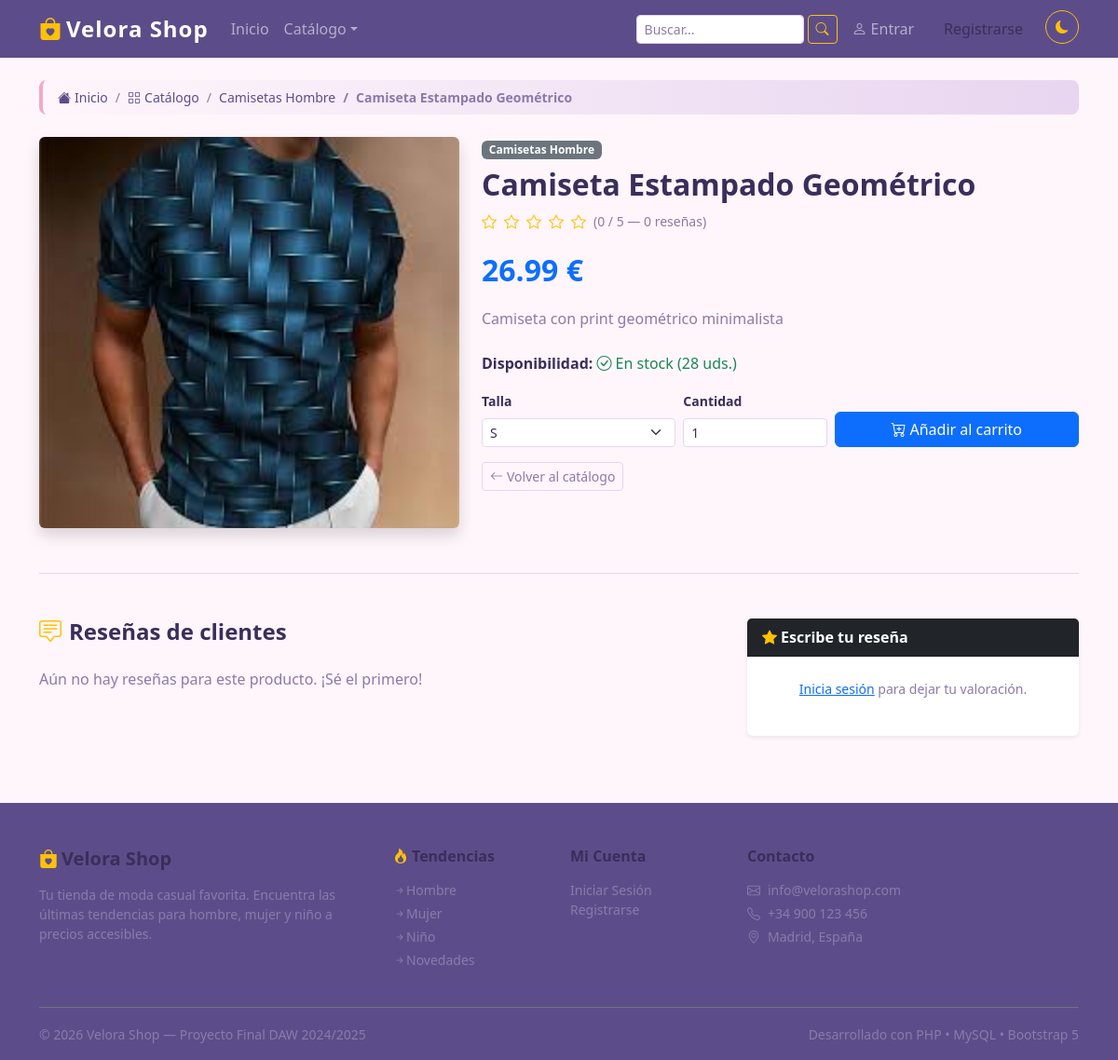
The app's page /public/?action=producto&id=53 with its own data.
### tables this page shows
CREATE TABLE `producto` (
  `id` int(11) NOT NULL,
  `nombre` varchar(200) NOT NULL,
  `descripcion` text DEFAULT NULL,
  `precio` decimal(10,2) NOT NULL,
  `precio_oferta` decimal(10,2) DEFAULT NULL,
  `stock` int(11) NOT NULL DEFAULT 0,
  `imagen` varchar(255) DEFAULT NULL,
  `id_categoria` int(11) NOT NULL,
  `destacado` tinyint(1) NOT NULL DEFAULT 0,
  `activo` tinyint(1) NOT NULL DEFAULT 1,
  `talla` varchar(50) DEFAULT NULL,
  `color` varchar(50) DEFAULT NULL,
  `created_at` timestamp NOT NULL DEFAULT current_timestamp()
);

CREATE TABLE `categoria` (
  `id` int(11) NOT NULL,
  `nombre` varchar(100) NOT NULL,
  `descripcion` text DEFAULT NULL,
  `imagen` varchar(255) DEFAULT NULL,
  `genero` enum('hombre','mujer','niño','unisex') NOT NULL DEFAULT 'unisex',
  `activo` tinyint(1) NOT NULL DEFAULT 1,
  `created_at` timestamp NOT NULL DEFAULT current_timestamp()
);

### controllers/ProductController.php (called while the page is built, shortened)
<?php
require_once __DIR__ . '/../models/Product.php';
require_once __DIR__ . '/../models/Review.php';
class ProductController
{
    private Product  $productModel;
    private Review   $reviewModel;
    public function __construct()
    {
        $this->productModel  = new Product();
        $this->reviewModel   = new Review();
    }
    public function detalle(int $id): void
    {
        $producto = $this->productModel->getById($id);
        $valoraciones = $this->reviewModel->getByProducto($id);
        $media        = $this->reviewModel->getMedia($id);
        require __DIR__ . '/../views/shop/product.php';
    }
}

### models/Product.php (called while the page is built, shortened)
<?php
require_once __DIR__ . '/../config/database.php';
class Product
{
    private PDO $pdo;
    public function __construct()
    {
        $this->pdo = getConnection();
    }
    public function getById(int $id): ?array
    {
        $stmt = $this->pdo->prepare(
            "SELECT p.*, c.nombre AS categoria_nombre, c.genero
             FROM producto p
             JOIN categoria c ON p.id_categoria = c.id
             WHERE p.id = ? AND p.activo = 1"
        );
        $stmt->execute([$id]);
        return $stmt->fetch() ?: null;
    }
}

### config/database.php (called while the page is built, shortened)
<?php
function getConnection(): PDO {
    static $pdo = null;
    if ($pdo === null) {
    $dsn = "mysql:host=" . DB_HOST .
            ";dbname=" . DB_NAME .
            ";charset=" . DB_CHARSET;
    try {
        $pdo = new PDO($dsn, DB_USER, DB_PASS, [
            PDO::ATTR_ERRMODE => PDO::ERRMODE_EXCEPTION,
            PDO::ATTR_DEFAULT_FETCH_MODE => PDO::FETCH_ASSOC,
            PDO::ATTR_EMULATE_PREPARES => false,
         ]);
    } catch (PDOException $e) {
     die("Error de conexion a la base de datos.");
     }
 }
 return $pdo;
}

### models/Review.php (called while the page is built, shortened)
<?php
require_once __DIR__ . '/../config/database.php';
class Review
{
    private PDO $pdo;
    public function __construct()
    {
        $this->pdo = getConnection();
    }
    public function getByProducto(int $idProducto): array
    {
        $stmt = $this->pdo->prepare(
            "SELECT v.*, u.nombre AS usuario_nombre
             FROM valoracion v
             JOIN usuario u ON v.id_usuario = u.id
             WHERE v.id_producto = ?
             ORDER BY v.fecha DESC"
        );
        $stmt->execute([$idProducto]);
        return $stmt->fetchAll();
    }
    public function getMedia(int $idProducto): float
    {
        $stmt = $this->pdo->prepare(
            "SELECT COALESCE(AVG(puntuacion), 0) FROM valoracion WHERE id_producto = ?"
        );
        $stmt->execute([$idProducto]);
        return round((float) $stmt->fetchColumn(), 1);
    }
}

### views/shop/product.php (the view, shortened to what this page needs)
<?php
$producto     = $producto     ?? [];
$valoraciones = $valoraciones ?? [];
$media        = $media        ?? 0.0;
require __DIR__ . '/../layout/header.php';
?>
<div class="container py-4">
    <nav aria-label="breadcrumb" class="mb-4">
        <ol class="breadcrumb velora-breadcrumb px-3 py-2 rounded-3">
            <li class="breadcrumb-item">
                <a href="<?= BASE_URL ?>/" class="text-decoration-none">
                    <i class="bi bi-house-fill me-1"></i>Inicio
                </a>
            </li>
            <li class="breadcrumb-item">
                <a href="<?= BASE_URL ?>/?action=catalogo" class="text-decoration-none">
                    <i class="bi bi-grid me-1"></i>Catálogo
                </a>
            </li>
            <?php if (!empty($producto['categoria_nombre'])): ?>
            <li class="breadcrumb-item">
                <a href="<?= BASE_URL ?>/?action=catalogo&genero=<?= urlencode($producto['genero'] ?? '') ?>" class="text-decoration-none">
                    <?= htmlspecialchars($producto['categoria_nombre']) ?>
                </a>
            </li>
            <?php endif; ?>
            <li class="breadcrumb-item active fw-semibold" aria-current="page">
                <?= htmlspecialchars($producto['nombre']) ?>
            </li>
        </ol>
    </nav>
    <div class="row g-4">
        <div class="col-md-5 text-center">
            <img src="<?= BASE_URL ?>/../assets/img/products/<?= htmlspecialchars($producto['imagen'] ?? 'default.jpg') ?>"
                 class="img-fluid rounded shadow"
                 alt="<?= htmlspecialchars($producto['nombre']) ?>"
                 style="max-height:420px; object-fit:cover; width:100%;">
        </div>
        <div class="col-md-7">
            <span class="badge bg-secondary mb-2"><?= htmlspecialchars($producto['categoria_nombre']) ?></span>
            <h1 class="h2 fw-bold mb-2"><?= htmlspecialchars($producto['nombre']) ?></h1>
            <div class="d-flex align-items-center gap-2 mb-3">
                <?php for ($i = 1; $i <= 5; $i++): ?>
                    <i class="bi bi-star<?= $i <= round($media) ? '-fill' : '' ?> text-warning"></i>
                <?php endfor; ?>
                <span class="text-muted small">(<?= $media ?> / 5 — <?= count($valoraciones) ?> reseña<?= count($valoraciones) != 1 ? 's' : '' ?>)</span>
            </div>
            <div class="mb-3">
                <?php if (!empty($producto['precio_oferta'])): ?>
                    <span class="text-decoration-line-through text-muted fs-5 me-2"><?= number_format($producto['precio'], 2) ?> €</span>
                    <span class="fs-2 fw-bold text-danger"><?= number_format($producto['precio_oferta'], 2) ?> €</span>
                    <span class="badge bg-danger ms-2">Oferta</span>
                <?php else: ?>
                    <span class="fs-2 fw-bold text-primary"><?= number_format($producto['precio'], 2) ?> €</span>
                <?php endif; ?>
            </div>
            <p class="text-muted mb-4"><?= nl2br(htmlspecialchars($producto['descripcion'] ?? '')) ?></p>
            <p class="mb-3">
                <strong>Disponibilidad:</strong>
                <?php if ($producto['stock'] > 10): ?>
                    <span class="text-success"><i class="bi bi-check-circle me-1"></i>En stock (<?= $producto['stock'] ?> uds.)</span>
                <?php elseif ($producto['stock'] > 0): ?>
                    <span class="text-warning"><i class="bi bi-exclamation-triangle me-1"></i>Últimas unidades (<?= $producto['stock'] ?> disponibles)</span>
                <?php else: ?>
                    <span class="text-danger"><i class="bi bi-x-circle me-1"></i>Sin stock</span>
                <?php endif; ?>
            </p>
            <?php if ($producto['stock'] > 0): ?>
                <?php
                $tallasProducto = [];
                if (!empty($producto['talla'])) {
                    $tallasProducto = array_filter(array_map('trim', explode(',', $producto['talla'])));
                }
                $tieneTallas = !empty($tallasProducto);
                ?>
                <form action="<?= BASE_URL ?>/?action=carrito_anadir" method="POST" class="mb-3">
                    <div class="row g-2 align-items-end">
                        <?php if ($tieneTallas): ?>
                        <div class="col-4">
                            <label class="form-label fw-semibold small">Talla</label>
                            <select name="talla" class="form-select form-select-sm">
                                <?php foreach ($tallasProducto as $t): ?>
                                    <option value="<?= htmlspecialchars($t) ?>"><?= htmlspecialchars($t) ?></option>
                                <?php endforeach; ?>
                            </select>
                        </div>
                        <?php else: ?>
                        <input type="hidden" name="talla" value="">
                        <?php endif; ?>
                        <div class="col-<?= $tieneTallas ? '3' : '7' ?>">
                            <label class="form-label fw-semibold small">Cantidad</label>
                            <input type="number" name="cantidad" value="1"
                                   min="1" max="<?= $producto['stock'] ?>"
                                   class="form-control form-control-sm">
                        </div>
                        <div class="col-5">
                            <button type="submit" class="btn btn-primary w-100">
                                <i class="bi bi-cart-plus me-1"></i>Añadir al carrito
                            </button>
                        </div>
                    </div>
                </form>
            <?php endif; ?>
            <div class="d-flex gap-2 mt-2">
                <a href="<?= BASE_URL ?>/?action=catalogo" class="btn btn-outline-secondary btn-sm">
                    <i class="bi bi-arrow-left me-1"></i>Volver al catálogo
                </a>
            </div>
        </div>
    </div>
    <hr class="my-5">
    <div class="row g-4">
        <div class="col-lg-8">
            <h3 class="h4 fw-bold mb-4"><i class="bi bi-chat-square-text me-2 text-warning"></i>Reseñas de clientes</h3>
            <?php if (!empty($valoraciones)): ?>
                <?php foreach ($valoraciones as $v): ?>
                    <div class="card mb-3 border-0 shadow-sm">
                        <div class="card-body">
                            <div class="d-flex justify-content-between align-items-start">
                                <div>
                                    <span class="fw-semibold"><?= htmlspecialchars($v['usuario_nombre']) ?></span>
                                    <div class="mt-1">
                                        <?php for ($i = 1; $i <= 5; $i++): ?>
                                            <i class="bi bi-star<?= $i <= $v['puntuacion'] ? '-fill' : '' ?> text-warning small"></i>
                                        <?php endfor; ?>
                                    </div>
                                </div>
                                <small class="text-muted"><?= date('d/m/Y', strtotime($v['fecha'])) ?></small>
                            </div>
                            <?php if ($v['comentario']): ?>
                                <p class="mt-2 mb-0 text-muted"><?= htmlspecialchars($v['comentario']) ?></p>
                            <?php endif; ?>
                        </div>
                    </div>
                <?php endforeach; ?>
            <?php else: ?>
                <p class="text-muted">Aún no hay reseñas para este producto. ¡Sé el primero!</p>
            <?php endif; ?>
        </div>
        <div class="col-lg-4">
            <div class="card border-0 shadow-sm">
                <div class="card-header bg-dark text-white fw-bold">
                    <i class="bi bi-star-fill text-warning me-1"></i>Escribe tu reseña
                </div>
                <div class="card-body">
                    <?php if (!empty($_SESSION['usuario_id'])): ?>
                        <form action="<?= BASE_URL ?>/?action=valorar" method="POST">
                <input type="hidden" name="csrf_token" value="<?= htmlspecialchars($_SESSION['csrf_token'] ?? '') ?>">
                            <input type="hidden" name="id_producto" value="<?= $producto['id'] ?>">
                            <div class="mb-3">
                                <label class="form-label fw-semibold small">Puntuación *</label>
                                <div class="d-flex gap-1" id="star-rating">
                                    <?php for ($i = 1; $i <= 5; $i++): ?>
                                        <label class="fs-4 text-warning" style="cursor:pointer;" title="<?= $i ?> estrellas">
                                            <input type="radio" name="puntuacion" value="<?= $i ?>"
                                                   class="d-none" required>
                                            <i class="bi bi-star" id="star-<?= $i ?>"></i>
                                        </label>
                                    <?php endfor; ?>
                                </div>
                            </div>
                            <div class="mb-3">
                                <label class="form-label fw-semibold small">Comentario</label>
                                <textarea name="comentario" class="form-control form-control-sm"
                                          rows="3" placeholder="¿Qué te pareció el producto?"></textarea>
                            </div>
                            <button type="submit" class="btn btn-warning text-dark w-100 fw-bold btn-sm">
                                <i class="bi bi-send me-1"></i>Enviar valoración
                            </button>
                        </form>
                    <?php else: ?>
                        <p class="text-muted small text-center py-2">
                            <a href="<?= BASE_URL ?>/?action=login">Inicia sesión</a> para dejar tu valoración.
                        </p>
                    <?php endif; ?>
                </div>
            </div>
        </div>
    </div>
</div>
<?php require __DIR__ . '/../layout/footer.php'; ?>

### assets/css/style.css (style rules this page uses)
:root { --velora-primary: #5c4d8a; --velora-accent: #f7a8c4; --velora-light-bg: #fef6fb; --velora-card-hover: #fdf0f8; --velora-radius: 12px; --bg-body: #fef6fb; --bg-card: #ffffff; --bg-input: #ffffff; --bg-navbar: #5c4d8a; --bg-footer: #5c4d8a; --bg-table-head: #5c4d8a; --text-main: #3a2e5a; --text-muted-c: #8b7aaa; --border-c: #e8d5f0; --bg-dropdown: #ffffff; --text-dropdown: #3a2e5a; --hero-gradient: linear-gradient(135deg, #c084fc 0%, #f472b6 50%, #fb923c 100%); --btn-filter-hover: #f7a8c4; }
* { transition: background-color 0.3s ease, color 0.3s ease, border-color 0.3s ease; }
body { font-family: 'Segoe UI', Tahoma, Geneva, Verdana, sans-serif; background-color: var(--bg-body); color: var(--text-main); }
a { transition: color 0.2s; }
.form-control, .form-select { background-color: var(--bg-input); border-color: var(--border-c); color: var(--text-main); }
.form-control::placeholder { color: var(--text-muted-c); }
.form-label { color: var(--text-main); }
.card { background-color: var(--bg-card); border-color: var(--border-c); color: var(--text-main); }
.card-title, .card-text, .card-body { color: var(--text-main); }
h1, h2, h3, h4, h5, h6 { color: var(--text-main); }
p, li, span { color: inherit; }
.text-muted { color: var(--text-muted-c) !important; }
.btn-outline-secondary { color: var(--text-muted-c); border-color: var(--border-c); }
.velora-breadcrumb { background: linear-gradient(90deg, var(--velora-light-bg) 0%, var(--border-c) 100%); border-left: 4px solid var(--velora-accent); font-size: 0.875rem; }
.velora-breadcrumb .breadcrumb-item a { color: var(--velora-primary); font-weight: 500; }
.velora-breadcrumb .breadcrumb-item.active { color: var(--text-muted-c); }
.breadcrumb-item + .breadcrumb-item::before { color: var(--text-muted-c); }
hr { border-color: var(--border-c); opacity: 1; }

### records on screen
producto: id_categoria.nombre "Camisetas Hombre", nombre "Camiseta Estampado Geométrico", imagen (picture), precio "26.99", descripcion "Camiseta con print geométrico minimalista", stock "28", talla "S"

### other values on screen
$media "0"
count($valoraciones) "0"
